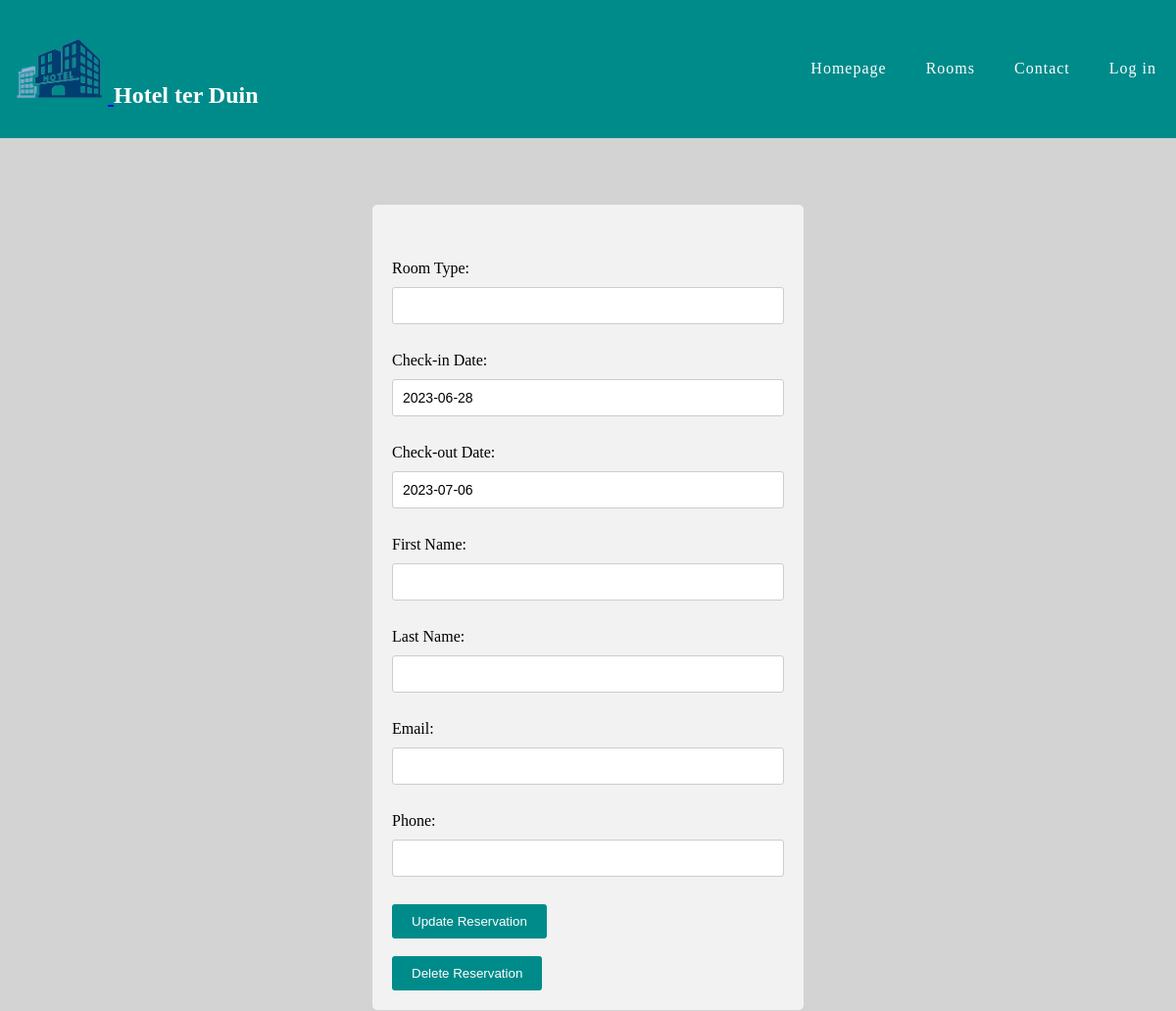
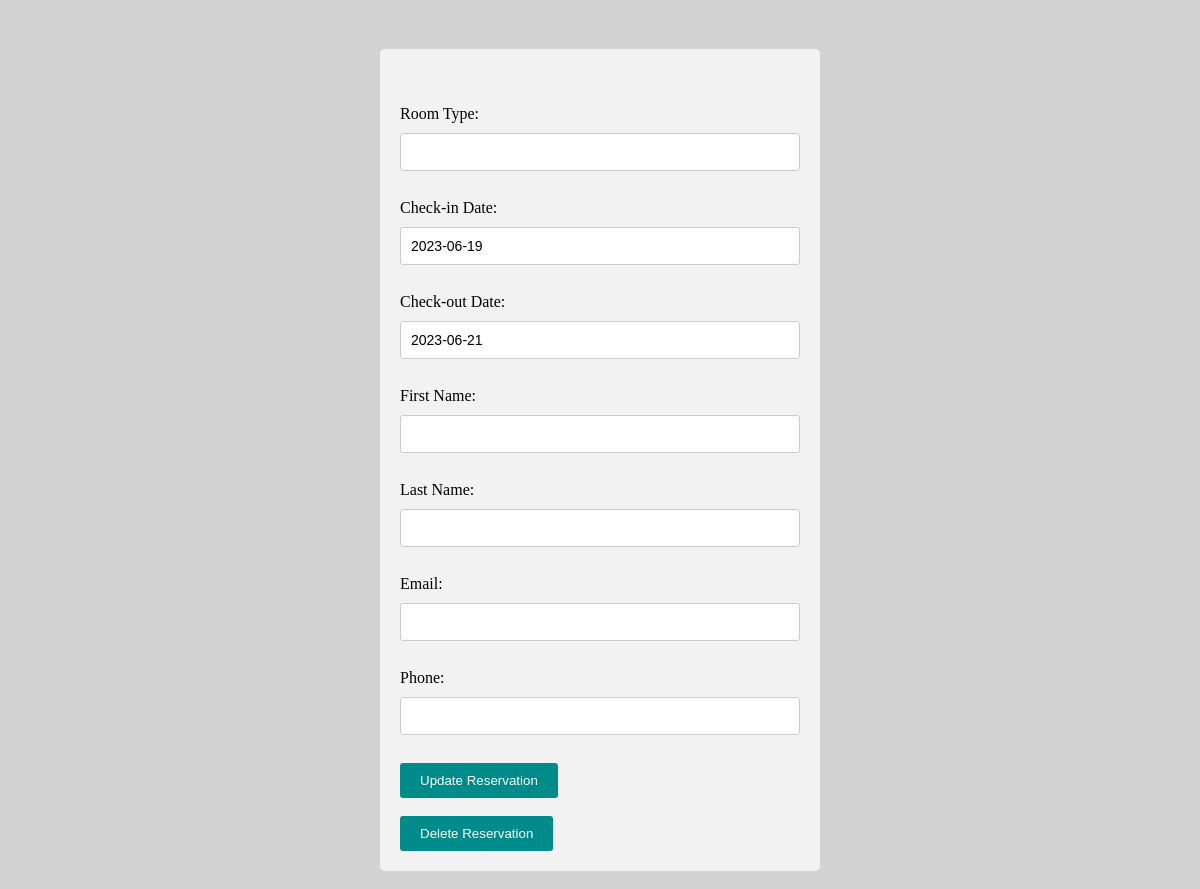
The page /hotelterduin/php/admin/producten.php on the database as committed earlier (2 pictures, top to bottom).
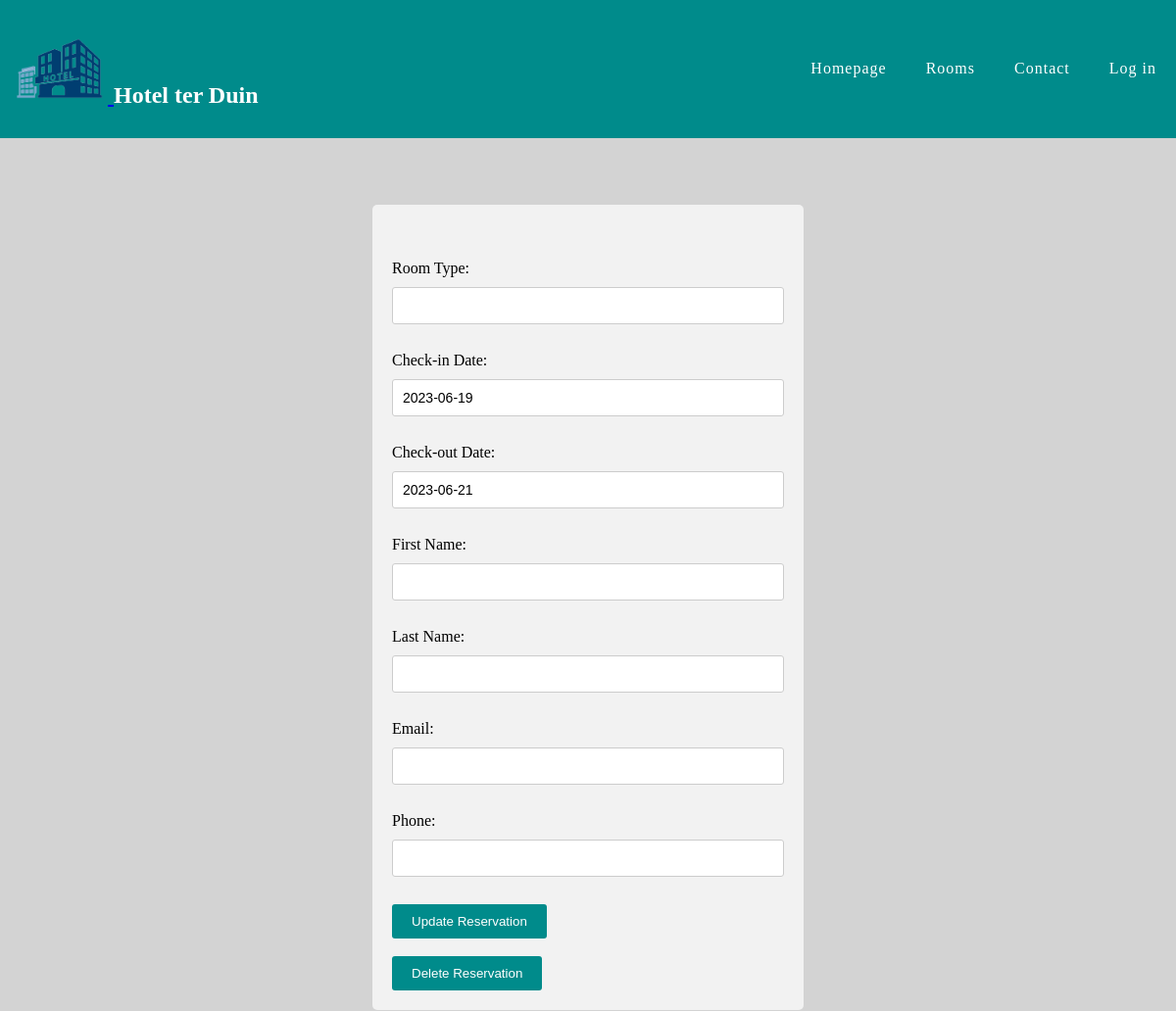
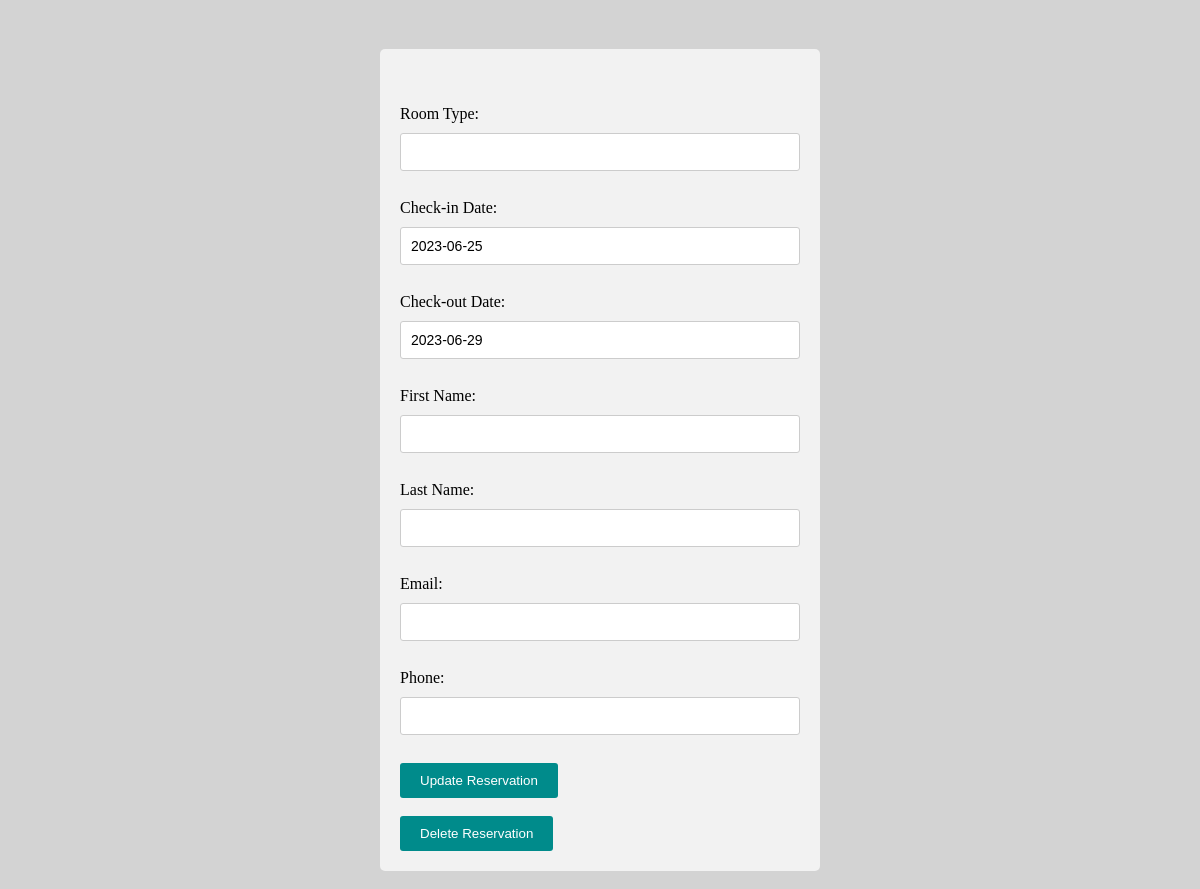
The same page on the database as committed later (2 pictures, top to bottom).
### tables this page shows
CREATE TABLE `reservations` (
  `reservation_id` int(11) NOT NULL,
  `user_id` int(11) DEFAULT NULL,
  `room_id` int(11) DEFAULT NULL,
  `check_in_date` date NOT NULL,
  `check_out_date` date NOT NULL
);

### hotelterduin/php/admin/producten.php (the view, shortened to what this page needs)
<?php
$db = new Db();
$PDO = $db->getPDO();
?>
<!DOCTYPE html>
<html>
<head>
    <link rel="stylesheet" href="../../css/style.css">
    <link rel="stylesheet" href="../../css/navbar.css">
</head>
<body>
    <header>
        <?php include '../../templates/navbar.php'; ?>
    </header>
    <br>
    <main>
        <article>
            <?php
            try {
                $sql = "SELECT * FROM reservations";
                $stmt = $PDO->prepare($sql);
                $stmt->execute();
                $reservations = $stmt->fetchAll(PDO::FETCH_ASSOC);
            } catch (PDOException $e) {
                echo $e->getMessage();
            }
            foreach ($reservations as $reservation) { ?>
                <div class="formulier">
                    <form action="../../db/actions/productverwijderen.php" method="post">
                        <div class="formulier-text">
                            <br><br>
                            <label for="room_type">Room Type:</label>
                            <input type="text" name="room_type" value="<?php echo $reservation['room_type']; ?>">
                            <br><br>
                            <label for="check_in_date">Check-in Date:</label>
                            <input type="text" name="check_in_date" value="<?php echo $reservation['check_in_date']; ?>">
                            <br><br>
                            <label for="check_out_date">Check-out Date:</label>
                            <input type="text" name="check_out_date" value="<?php echo $reservation['check_out_date']; ?>">
                            <br><br>
                            <label for="first_name">First Name:</label>
                            <input type="text" name="first_name" value="<?php echo $reservation['first_name']; ?>">
                            <br><br>
                            <label for="last_name">Last Name:</label>
                            <input type="text" name="last_name" value="<?php echo $reservation['last_name']; ?>">
                            <br><br>
                            <label for="email">Email:</label>
                            <input type="text" name="email" value="<?php echo $reservation['email']; ?>">
                            <br><br>
                            <label for="phone">Phone:</label>
                            <input type="text" name="phone" value="<?php echo $reservation['phone']; ?>">
                            <br /><br />
                            <input type="submit" name="submit" value="Update Reservation">
                            <br><br>
                            <input type="submit" name="submit" value="Delete Reservation">
                        </div>
                    </form>
                </div>
            <?php } ?>
        </article>
        <br>
    </main>
</body>
</html>

Rows that differ between the two databases and show on the page:
removed reservations: check_in_date "2023-06-28", check_out_date "2023-07-06"
added reservations: check_in_date "2023-06-25", check_out_date "2023-06-29"
